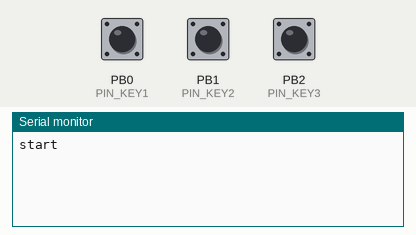
Simulated run of this sketch. Board: ATtiny85, built with avr-gcc and run on an emulated ATtiny85. On the bench: the last lines printed to the serial monitor. The inputs (shaded band) are chosen by the test bench; at power-on: PB0 (PIN_KEY1) LOW, PB1 (PIN_KEY2) LOW, PB2 (PIN_KEY3) LOW.

Above: at 1.2 s.
1.3 s: PB0 (PIN_KEY1) pulled HIGH for 0.15 s
At 2.4 s:
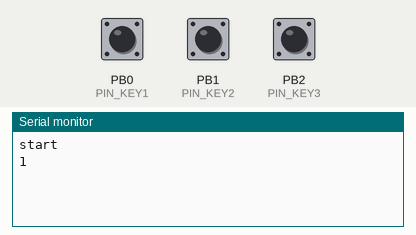
2.9 s: PB1 (PIN_KEY2) pulled HIGH for 0.15 s
At 3.6 s:
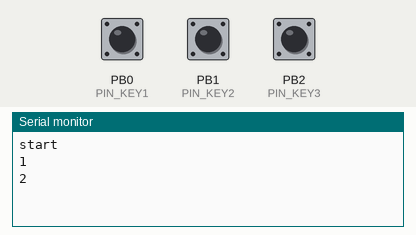
4.5 s: PB2 (PIN_KEY3) pulled HIGH for 0.15 s
At 6.0 s:
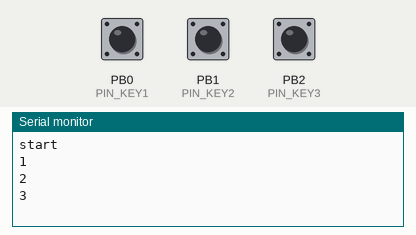

Measured:
- after the input at 1.3 s, the serial monitor: prints a new line at once (image 1)
- after the input at 2.9 s, the serial monitor: prints a new line at once (image 2)
- after the input at 4.5 s, the serial monitor: prints a new line at once (image 3)

The sketch:

TouchKeyboardDigiSpark.ino
```cpp
#include "cfg_hw.h"
#include "cfg_secret.h"

#ifdef ARDUINO_AVR_DIGISPARK
#include "DigiKeyboard.h"
#endif

int g_pushed = 0;

void mydelay(int ms)
{
#ifdef ARDUINO_AVR_DIGISPARK
    // It's better to use DigiKeyboard.delay() over the regular Arduino delay()
    // if doing keyboard stuff because it keeps talking to the computer to make
    // sure the computer knows the keyboard is alive and connected
    DigiKeyboard.delay(ms);
#else
    delay(ms);
#endif
}

void send_keys(const char* s)
{
#ifdef ARDUINO_AVR_DIGISPARK
    // this is generally not necessary but with some older systems it seems to
    // prevent missing the first character after a delay:
    DigiKeyboard.sendKeyStroke(0);

    // Type out this string letter by letter on the computer (assumes US-style
    // keyboard)
    DigiKeyboard.println(s);
#else
    Serial.println(s);
#endif
}

void setup()
{
#ifdef ARDUINO_AVR_DIGISPARK
    // don't need to set anything up to use DigiKeyboard

#else
    //Initialize serial and wait for port to open:
    Serial.begin(9600);
    Serial.println("start");
#endif

    pinMode(PIN_KEY1, INPUT);
    pinMode(PIN_KEY2, INPUT);
    pinMode(PIN_KEY3, INPUT);

}

void loop()
{
    int b1 = digitalRead(PIN_KEY1);
    int b2 = digitalRead(PIN_KEY2);
    int b3 = digitalRead(PIN_KEY3);
    int none = !b1 && !b2 && !b3;
    if (g_pushed)
    {
        if (none)
        {
            g_pushed = 0;
//            Serial.println("released");
        }
    }
    else
    {
        if (!none)
        {
            g_pushed = 1;

            if (b1)
            {
                send_keys (SECRET1);
            }
            else if (b2)
            {
                send_keys (SECRET2);
            }
            else if (b3)
            {
                send_keys (SECRET3);
            }

//            Serial.println("pressed");
        }

    }

    mydelay(1);
}
```

cfg_hw.h
```cpp
#define PIN_KEY1    0
#define PIN_KEY2    1
#define PIN_KEY3    2

// pin3,pin4   usb
// pin5   not working (?)
//#define PIN_KEY4    5
```

cfg_secret.template.h
```cpp
#define SECRET1    "1"
#define SECRET2    "2"
#define SECRET3    "3"
```
